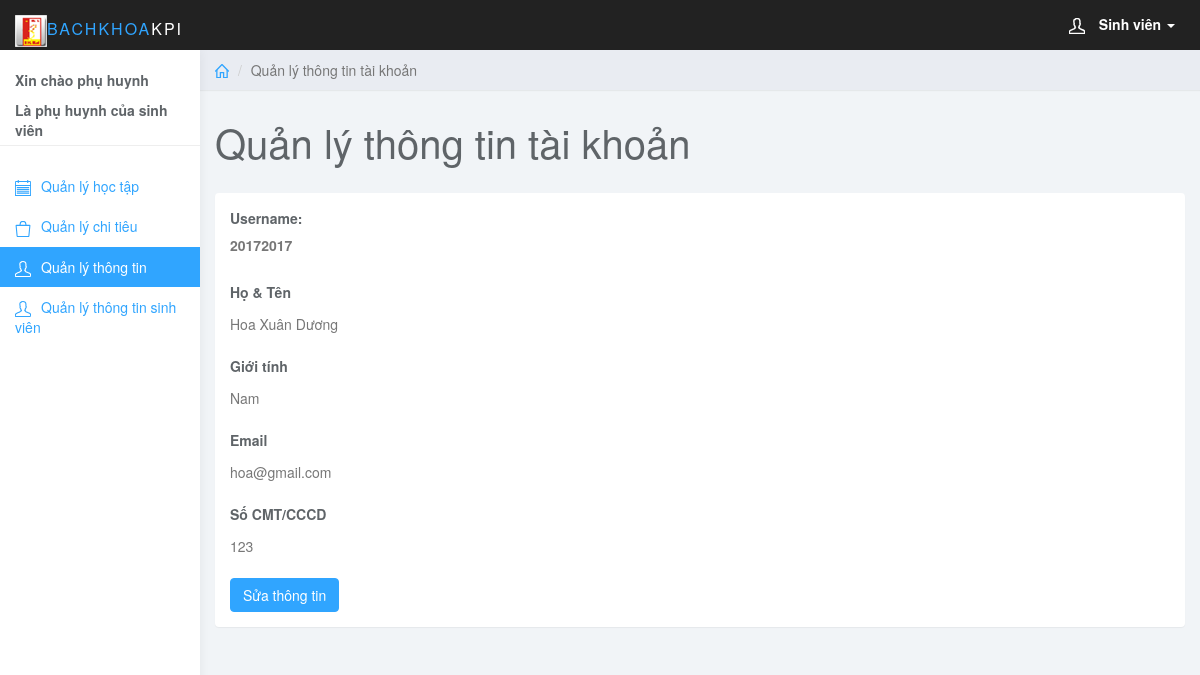
Page /admin/hoso.php (signed in) on the committed database.
### tables this page shows
CREATE TABLE `users` (
  `username` varchar(20) NOT NULL,
  `name` varchar(50) NOT NULL,
  `gioitinh` varchar(6) NOT NULL,
  `email` varchar(50) NOT NULL,
  `cmt` varchar(20) NOT NULL,
  `password` varchar(50) NOT NULL,
  `level` tinyint(11) NOT NULL
);

### admin/hoso.php (the view, shortened to what this page needs)
<?php
if(!isset($_SESSION['username'])){
header('Location: login.php');}
else{
	$username=$_SESSION['username'];
}?>
<!DOCTYPE html>
<html>
<head>
<link href="css/bootstrap.min.css" rel="stylesheet">
<link href="css/datepicker3.css" rel="stylesheet">
<link href="css/bootstrap-table.css" rel="stylesheet">
<link href="css/styles.css" rel="stylesheet">
</head>
<body>
     <?php
	 require_once("../lib/connection.php");?>
	 <nav class="navbar navbar-inverse navbar-fixed-top" role="navigation">
                <div class="container-fluid">
                    <div class="navbar-header">
                       <a class="navbar-brand" href="#"><span><img id="main_text_header_ctl00" src="../images/bk.ico" alt="" style="height:32px;width:32px;">BachKhoa</span>KPI</a>
                        <ul class="user-menu">
                            <li class="dropdown pull-right">
                                <a href="#" class="dropdown-toggle" data-toggle="dropdown"><svg class="glyph stroked male-user"><use xlink:href="#stroked-male-user"></use></svg>
								<?php $sql="select * from users where username='$username'";
		$query = mysqli_query($conn,$sql);
            $data = mysqli_fetch_array($query);
			?>
			<b><?php switch($data["level"]){
				case 2: echo "Sinh viên";break;
				case 4: echo "Giảng viên";break;}
				?></b>
								<span class="caret"></span></a>
                            </li>
                        </ul>
                    </div>
                </div>
            </nav>
	<div id="sidebar-collapse" class="col-sm-3 col-lg-2 sidebar">
		<form><?php $sql="select u1.name nameph, u2.name namesv, sinhvien from users u1, users u2, userph u where u1.username=u.username and u2.username=u.sinhvien and u.username='$username' and u.svxacnhan=1 and phxacnhan=1";
		$query = mysqli_query($conn,$sql);
            $data = mysqli_fetch_array($query);
			?>
			<b><?php
		echo "Xin chào phụ huynh ".$data["nameph"]; echo "</p>";
		echo "Là phụ huynh của sinh viên ".($data["namesv"]);
		?></b></form>
		<ul class="nav menu">
			<li ><a href="qlhtsv.php"><svg class="glyph stroked notepad "><use xlink:href="#stroked-notepad"/></svg>Quản lý học tập</a></li>
			<li ><a href="qlctph.php"><svg class="glyph stroked bag"><use xlink:href="#stroked-bag"></use></svg>Quản lý chi tiêu</a></li>
			<li class="active"><a href="hoso.php"><svg class="glyph stroked male user "><use xlink:href="#stroked-male-user"/></svg>Quản lý thông tin</a></li>
			<li><a href="ph-sv.php"><svg class="glyph stroked male user "><use xlink:href="#stroked-male-user"/></svg>Quản lý thông tin sinh viên</a></li>
        </ul>
	</div>
	<div class="col-sm-9 col-sm-offset-3 col-lg-10 col-lg-offset-2 main">
		<div class="row">
			<ol class="breadcrumb">
				<li><a href="qlhtsv.php"><svg class="glyph stroked home"><use xlink:href="#stroked-home"></use></svg></a></li>
				<li class="active">Quản lý thông tin tài khoản</li>
			</ol>
		</div>
		<div class="row">
			<div class="col-lg-12">
				<h1 class="page-header">Quản lý thông tin tài khoản</h1>
			</div>
		</div>
		<div class="row">
			<div class="col-lg-12">
				<div class="panel panel-default">
					<div class="panel-body">
                      <?php
		    	$sql = "select * from users where username = '$username'";
		    	$query =mysqli_query($conn, $sql);
					$data=mysqli_fetch_array($query);
		?>
								 <div class="form-group">
                                    <label>Username:  <p class="form-control-static"><?php echo $username; ?></p></label>
                                </div>
                                <div class="form-group">
                                    <label>Họ & Tên</label>
                                    <p class="form-control-static"><?php echo $data["name"]; ?></p>
                              </div>
								<div class="form-group">
									<label>Giới tính</label>
                                    <p class="form-control-static"><?php echo $data["gioitinh"]; ?></p>
								</div>
                                <div class="form-group">
                                    <label>Email</label>
                                    <p class="form-control-static"><?php echo $data["email"]; ?></p>
                                </div>
								<div class="form-group">
                                    <label>Số CMT/CCCD</label>
                                    <p class="form-control-static"><?php echo $data["cmt"]; ?></p>
                                </div>
                                <a href="qlttsv.php"><button class="btn btn-primary">Sửa thông tin</button></a>
                            </div>
                        </div>
                    </div>
                </div>
            </div>
</body>
</html>

### admin/css/styles.css (style rules this page uses)
body { background: #f1f4f7; padding-top: 50px; color: #5f6468; }
p { color: #777; }
a, a:hover, a:focus { color: #30a5ff; }
h1, h2, h3, h4, h5, h6 { color: #5f6468; }
h1 { font-weight: 300; font-size: 40px; }
.navbar-header .navbar-brand { color: #fff; font-size: 16px; text-transform: uppercase; font-weight: 500; letter-spacing: 2px; }
.navbar-header .navbar-brand span { color: #30a5ff; }
.btn-primary, .btn-primary:hover, .btn-primary:focus, .btn-primary:active, .btn-primary.active, .open > .dropdown-toggle.btn-primary, .btn-primary.disabled, .btn-primary[disabled], fieldset[disabled] .btn-primary, .btn-primary.disabled:hover, .btn-primary[disabled]:hover, fieldset[disabled] .btn-primary:hover, .btn-primary.disabled:focus, .btn-primary[disabled]:focus, fieldset[disabled] .btn-primary:focus, .btn-primary.disabled:active, .btn-primary[disabled]:active, fieldset[disabled] .btn-primary:active, .btn-primary.disabled.active, .btn-primary[disabled].active, fieldset[disabled] .btn-primary.active { background-color: #30a5ff; border-color: #30a5ff; }
.panel { border: 0; }
.navbar { border: 0; }
.user-menu { display: inline-block; margin-top: 14px; margin-right: 10px; float: right; list-style: none; padding: 0; }
.user-menu a { color: #fff; }
.sidebar { display: block; background-color: #fff; padding: 0; display: none; }
.sidebar form { padding: 20px 15px 5px 15px; border-bottom: 1px solid #eee; margin-bottom: 20px; }
@media (min-width: 768px) { .sidebar { display: block; position: fixed; top: 50px; bottom: 0; left: 0; z-index: 1000; display: block; margin: 0; padding: 0; overflow-x: hidden; overflow-y: auto; background-color: #fff; box-shadow: 1px 0px 10px rgba(0, 0, 0, .05); } }
@media (min-width: 768px) { .navbar-header { width: 100%; } }
.sidebar ul.nav .active a, .sidebar ul.nav li.parent a.active, .sidebar ul.nav .active > a:hover, .sidebar ul.nav li.parent a.active:hover, .sidebar ul.nav .active > a:focus, .sidebar ul.nav li.parent a.active:focus { color: #fff; background-color: #30a5ff; }
.breadcrumb { border-radius: 0; padding: 10px 15px; background: #e9ecf2; box-shadow: 0 1px 1px rgba(0, 0, 0, .05); margin: 0 ; }
h1.page-header { margin-top: 30px; border-bottom: 0; }
.sidebar .glyph, .user-menu .glyph { height: 16px; width: 16px; margin: 0 10px 0 0; stroke-width: 3px; }
.user-menu .glyph { stroke-width: 4px; }
.breadcrumb .glyph { height: 14px; width: 14px; margin: -2px 0 0 0; stroke-width: 4px; }

### rows in the picture
users: name "Hoa Xuân Dương", gioitinh "Nam", email "hoa@gmail.com", cmt "123"

### other values in the picture
$username "20172017"
